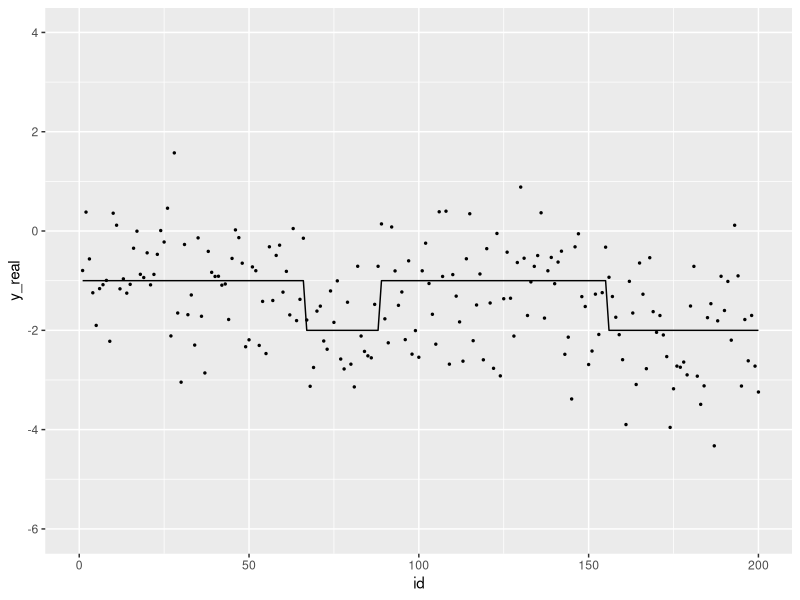

R code for this plot: (Note: this script raises an error after producing the figure.)
## ---- chunk 1
library(ggplot2)
## ---- chunk 2
#set.seed(1234)
transMtx = matrix(c(0.98,0.015,0.005,
                     0.05,0.98,0.015,
                     0.015,0.005,0.98),byrow = TRUE,ncol = 3)
pi = c(0,0.95,0.05)
mu = c(-2,-1,1)
sigma = rep(0.9,3)

T = 200
N = length(mu)
M = dim(transMtx)[1]

x = rep(NA,T)
x[1] = sample(1:M,1,prob = pi)
for (i in 2:T){
  x[i] = sample(1:M,1,prob = transMtx[x[i-1],])
}

y = rep(NA,T); y_real = rep(NA,T)
for (i in 1:T){
  idx = x[i]
  y_real[i] = mu[idx]
  y[i] = rnorm(1,y_real[i],sigma[idx])
}

dat = data.frame(id = 1:T, x = x, y = y, y_real = y_real)
p <- ggplot(dat,aes(x = id, y = y_real))+
  geom_line()+
  geom_point(aes(x = id, y = y),size = 0.5)+
  xlim(0,T)+
  ylim(-6,4)
p

NumberofSegments = length(rle(x)$value)
NumberofSegments
## ---- chunk 3
## T: length of obs; N: num of obs; M: num of hidden states
## obs: T * 1
## transMtx: M * M
## emisMtx: M * N
## pi: start prob, M * 1
my_viterbi_constraint <- function(obs,mu,sigma,transMtx,pi){
  T = length(obs)
  M = length(pi)
  
  D = array(NA,dim=c(M,T,T))
  G_current = matrix(NA,ncol = T, nrow = M)
  transMtx_NoDiag = transMtx - diag(diag(transMtx))
  
  G1 =  dnorm(obs[1],mu,sigma,log = TRUE) + log(pi)
  
  lpy_x = dnorm(obs[2],mu,sigma,log=TRUE)
#  py_x = py_x / sum(py_x)
  G_current[,1] = G1 + log(diag(transMtx)) + lpy_x
  for (i in 1:M){
    tmp = G1 + log(transMtx_NoDiag[,i]) + lpy_x[i]
    G_current[i,2] = max(tmp)
    D[i, 1, 2] = i
    D[i, 2, 2] = which.max(tmp)
  }
  
  for (s in 3:T){
    lpy_x = dnorm(obs[s],mu,sigma,log = TRUE)
#    py_x = py_x / sum(py_x)
    G_pre = G_current
    ## k = 1
    G_current[,1] = G_pre[,1] + log(diag(transMtx)) + lpy_x
    D[,1,s] = 1:M

    ## k = 2 to s-1
    for (k in 2:(s-1)){
      for (i in 1:M){
        tmp = G_pre[,c(k-1,k)] + cbind(log(transMtx_NoDiag[,i]),log(diag(diag(transMtx))[,i])) + lpy_x[i]
        G_current[i,k] = max(tmp)
        D[i,k,s] = which.max(tmp)
      }
    }
    ## k = s
    for (i in 1:M){
      tmp = G_pre[,s-1] + log(transMtx_NoDiag[,i]) + lpy_x[i]
      G_current[i,s] = max(tmp)
      D[i,s,s] = which.max(tmp)
    }
  }
  
  
  return(list("D" = D,"G" = G_current))
  }

my_backtrace_constraint <- function(D,G,k){
  M = dim(G)[1]
  T = dim(D)[3]
  x = rep(NA,T)

  
  x[T] = ifelse(which.max(G[,k])<=M,which.max(G[,k]),which.max(G[,k])-M)
  #k = k - (which.max(G[,k]) <= M)
  #print(k)
  for (t in (T-1):1){
    x[t] = ifelse(D[x[t+1],k,t+1] <= M, D[x[t+1],k,t+1], D[x[t+1],k,t+1]-M)
    k = k - (x[t] != x[t+1])
  }
  return(x)
}
## ---- chunk 4
result_cons = my_viterbi_constraint(y,mu,sigma,transMtx,pi)
path_cons = my_backtrace_constraint(result_cons$D,result_cons$G,NumberofSegments)
result = my_viterbi_gaussian(y,mu,sigma,transMtx,pi)
path = my_backtrace(result$D,result$G)
par(mfrow = c(3,1))
plot(x,type="l"); plot(path_cons,type = "l");plot(path,type = "l")

library(reshape2)
datcomp = data.frame(id = 1:T,x_real = x,x_viterbi_k = path_cons)
datm = melt(datcomp,id.vars = 1)
p1 <- ggplot(datm,aes(x = id, y = value))+
  geom_line(aes( color = variable,group = variable))+
  scale_color_manual(values = c("red","blue"),labels = c("x_real","x_viterbi_k"))

datcomp = data.frame(id = 1:T,x_real = x,x_viterbi = path)
datm = melt(datcomp,id.vars = 1)
p2 <- ggplot(datm,aes(x = id, y = value))+
  geom_line(aes( color = variable,group = variable))+
  scale_color_manual(values = c("red","green"),labels = c("x_real","x_viterbi"))
p1;p2;



## ---- chunk 5
library(matrixStats)
## T: length of obs; N: num of obs; M: num of hidden states
## obs: T * 1
## transMtx: M * M
## emisMtx: M * N
## pi: start prob, M * 1
my_forward_constraint <- function(obs,mu,sigma,transMtx,pi){
  T = length(obs)
  M = length(pi)
  
  A = array(NA,dim=c(M,T,T))
  transMtx_NoDiag = transMtx - diag(diag(transMtx))
  
  A[,1,1] =  dnorm(obs[1],mu,sigma) * pi
  #A[,,1] = A[,,1] / sum(A[,,1],na.rm = TRUE)
  
  py_x = dnorm(obs[2],mu,sigma)
  A[,1,2] = A[,1,1] * diag(transMtx) * py_x
  for (i in 1:M){
    tmp = A[,1,1] * transMtx_NoDiag[,i]
    A[i,2,2] = sum(tmp) * py_x[i]
  }
  #A[,,2] = A[,,2] / sum(A[,,2],na.rm = TRUE)
  
  for (s in 3:T){
    py_x = dnorm(obs[s],mu,sigma)

    ## k = 1
    A[,1,s] = A[,1,s-1] * diag(transMtx) * py_x


    ## k = 2 to s-1
    for (k in 2:(s-1)){
      for (i in 1:M){
        tmp = A[,c(k-1,k),s-1] * cbind(transMtx_NoDiag[,i],diag(diag(transMtx))[,i])
        A[i,k,s] = sum(tmp) * py_x[i] 
      }
    }
    ## k = s
    for (i in 1:M){
      tmp = A[,s-1,s-1] * transMtx_NoDiag[,i]
      A[i,s,s] = sum(tmp) * py_x[i]
    }
    #A[,,s] = A[,,s] / sum(A[,,s],na.rm = TRUE)
  }
  
  
  return(A)
}

lmy_forward_constraint <- function(obs,mu,sigma,transMtx,pi,kmax){
  T = length(obs)
  M = length(pi)
  
  lA = array(NA,dim=c(M,kmax,T))
  transMtx_NoDiag = transMtx - diag(diag(transMtx))
  lpy_x = mapply(obs,FUN = function(x) dnorm(x,mu,sigma,log = TRUE))
  
  ## k = 1 at position 1
  lA[,1,1] =  lpy_x[,1] + log(pi)
  for (s in 2:T){
    ## k = 1
    lA[,1,s] = lA[,1,s-1] + log(diag(transMtx)) + lpy_x[,s]
  }
  if (kmax == 1){ return(lA) }
  
  for (k in 2:kmax){
    for (i in 1:M) { lA[i,k,k] = logSumExp(lA[,k-1,k-1] + log(transMtx_NoDiag[,i])) + lpy_x[i,k] } ## k = k at position k
    if( k < T ){
      for (s in (k+1):T){
        for (i in 1:M){
          tmp = lA[,c(k-1,k),(s-1)] + log(cbind(transMtx_NoDiag[,i],diag(diag(transMtx))[,i]))
          lA[i,k,s] = logSumExp(tmp) + lpy_x[i,s]
        }
      }
    }
  }
  

  # lpy_x = dnorm(obs[2],mu,sigma,log = TRUE)
  # A[,1,2] = A[,1,1] + log(diag(transMtx)) + lpy_x
  # for (i in 1:M){
  #   tmp = A[,1,1] + log(transMtx_NoDiag[,i])
  #   A[i,2,2] = logSumExp(tmp) + lpy_x[i]
  # }
  # 
  # 
  # for (s in 3:T){
  #   lpy_x = dnorm(obs[s],mu,sigma,log = TRUE)
  # 
  #   ## k = 1
  #   A[,1,s] = A[,1,s-1] + log(diag(transMtx)) + lpy_x
  # 
  # 
  #   ## k = 2 to s-1
  #   for (k in 2:(s-1)){
  #     for (i in 1:M){
  #       tmp = A[,c(k-1,k),s-1] + log(cbind(transMtx_NoDiag[,i],diag(diag(transMtx))[,i]))
  #       A[i,k,s] = logSumExp(tmp) + lpy_x[i] 
  #     }
  #   }
  #   ## k = s
  #   for (i in 1:M){
  #     tmp = A[,s-1,s-1] + log(transMtx_NoDiag[,i])
  #     A[i,s,s] = logSumExp(tmp) + lpy_x[i]
  #   }
  #   #A[,,s] = A[,,s] / sum(A[,,s],na.rm = TRUE)
  # }

  
  return(lA)
}

## ---- chunk 6
lA = lmy_forward_constraint(y,mu,sigma,transMtx,pi,T)
## ---- chunk 7
## T: length of obs; N: num of obs; M: num of hidden states
## obs: T * 1
## transMtx: M * M
## emisMtx: M * N
## pi: start prob, M * 1
my_backward_constraint <- function(obs,mu,sigma,transMtx,pi){
  T = length(obs)
  M = length(pi)
  
  B = array(NA,dim=c(M,T,T))
  transMtx_NoDiag = transMtx - diag(diag(transMtx))
  
  B[,,T] = B[,,T] ^ 0
  
  for (s in (T-1):1){
    
    py_x_p1 = dnorm(obs[s+1],mu,sigma)
    
    for (k in s:1){
      for (i in 1:M){
        tmp = B[,c(k,k+1),s+1] * cbind(diag(diag(transMtx))[,i],transMtx_NoDiag[i,]) * cbind(py_x_p1,py_x_p1)
        B[i,k,s] = sum(tmp)
      }
    }
    #B[,,s] = B[,,s] / sum(B[,,s],na.rm = TRUE)
  }
  
  return(B)
}

lmy_backward_constraint <- function(obs,mu,sigma,transMtx,pi,kmax){
  T = length(obs)
  M = length(pi)
  
  lB = array(NA,dim=c(M,kmax,T))
  transMtx_NoDiag = transMtx - diag(diag(transMtx))
  lpy_x = mapply(obs,FUN = function(x) dnorm(x,mu,sigma,log = TRUE))
  
  lB[,,T] = 0
  
  for (s in (T-1):kmax){
    lB[,kmax,s] = lB[,kmax,s+1] + log(diag(transMtx)) + lpy_x[,s+1]
  }
  if (kmax == 1){ return(lB) }
  
  for (k in (kmax-1):1){
    for (s in (T-1):k){
      for (i in 1:M){
        tmp = lB[,c(k,k+1),s+1] + log(cbind(diag(diag(transMtx))[,i],transMtx_NoDiag[i,])) + cbind(lpy_x[,s+1],lpy_x[,s+1])
        lB[i,k,s] = logSumExp(tmp)
      }
    }
  }
  
  
  # for (s in (T-1):1){
  #   
  #   lpy_x_p1 = dnorm(obs[s+1],mu,sigma,log = TRUE)
  #   
  #   for (k in kmax:1){
  #     for (i in 1:M){
  #       tmp = lB[,c(k,k+1),s+1] + log(cbind(diag(diag(transMtx))[,i],transMtx_NoDiag[i,])) + cbind(lpy_x_p1,lpy_x_p1)
  #       lB[i,k,s] = logSumExp(tmp)
  #     }
  #   }
  # }
  
  return(lB)
}
## ---- chunk 8
lA = lmy_forward_constraint(y,mu,sigma,transMtx,pi,NumberofSegments)
lB = lmy_backward_constraint(y,mu,sigma,transMtx,pi,NumberofSegments)
lprob = lA +lB

A = my_forward_constraint(y,mu,sigma,transMtx,pi)
B = my_backward_constraint(y,mu,sigma,transMtx,pi)
prob = A * B


#A = my_forward_constraint(y,mu,sigma,transMtx,pi)
#B = my_backward_constraint(y,mu,sigma,transMtx,pi)
#prob = A * B
sum(prob[,,T]);sum(prob[,,1],na.rm = TRUE)
sum(exp(lprob[,,T]));sum(exp(lprob[,,1]),na.rm = TRUE)
## ---- chunk 9
transMtx = matrix(c(0.98,0.015,0.005,
                     0.05,0.98,0.015,
                     0.015,0.005,0.98),byrow = TRUE,ncol = 3)
pi = c(0,0.95,0.05)
mu = c(-2,-1,1)
sigma = rep(0.2,3)

D = 10
T = 1000
KMAX = 1

N = length(mu)
M = dim(transMtx)[1]

seqs = c()
for (i in 1:D){
  x = rep(NA,T)
  x[1] = sample(1:M,1,prob = pi)
  for (i in 2:T){
    x[i] = sample(1:M,1,prob = transMtx[x[i-1],])
  }
  KMAX = ifelse(length(rle(x)$value)>KMAX,length(rle(x)$value),KMAX)
  y = rep(NA,T); y_real = rep(NA,T)
  for (i in 1:T){
    idx = x[i]
    y_real[i] = mu[idx]
    y[i] = rnorm(1,y_real[i],sigma[idx])
  }
  seqs = rbind(seqs,y)
}
KMAX
#seqs 
## ---- chunk 10
my_em_constraint_single = function(seq, M,mu,sigma,pi,transMtx,kmax){
  T = length(seq)
  ## calcualte p(x)
  lPX = array(NA,dim=c(M,T))
  lA = lmy_forward_constraint(obs=seq,mu = mu,sigma = sigma, transMtx = transMtx, pi = pi,kmax = kmax)
  lB = lmy_backward_constraint(obs=seq,mu = mu,sigma = sigma, transMtx = transMtx, pi = pi,kmax = kmax)
  lprob = lA + lB
  llk = logSumExp(lprob[,,T])
  
  for (k in 1:T){
    for (i in 1:M){
      lPX[i,k] = logSumExp(lprob[i,,k]-llk,na.rm = TRUE)
    }
    #lPX[,k] = lPX[,k] - llk
  }
  
  ## calculate pxx
  transMtx_NoDiag = transMtx - diag(diag(transMtx))
  lPXX = array(NA,dim = c(M,M,T))
  for (k in 2:T){
    lpy_x = dnorm(seq[k],mu,sigma,log = TRUE)
    
    ## xn = xn-1 and sn = sn-1
    tmp = apply(lA[,,k-1],2,function(x) x + lpy_x + log(diag(transMtx))) + lB[,,k]
    for (i in 1:M){
      lPXX[i,i,k] = logSumExp(tmp[i,]-llk,na.rm = TRUE)
    }
    
    ## xn != xn-1 and sn = sn-1 + 1
    for (j in 1:M){
      for (i in 1:M){
        if( i != j){
          tmp = lA[i,-kmax,k-1] + log(transMtx_NoDiag[i,j]) + lpy_x[j] + lB[j,-1,k]
          lPXX[i,j,k] = logSumExp(tmp-llk,na.rm = TRUE)
        }
      }
    }
    #PXX[,,k] = t(apply(PXX[,,k],1,function(x) x/sum(x)))
    #lPXX[,,k] = lPXX[,,k] - llk
  }
  return(list("lPX" = lPX,"lPXX" = lPXX,"LLK"=llk))
}
## ---- chunk 11
my_em_constraint= function(seqs, M,mu_init = runif(N,min = min(seqs),max = max(seqs)),sigma_init = rep(runif(1,0,1),M),kmax = 10){
  T = dim(seqs)[2] ; D = dim(seqs)[1]
  pi = runif(3); pi = pi/sum(pi);
  transMtx = matrix(runif(M*M),ncol = M); transMtx = t(apply(transMtx,1,function(x) x/sum(x)))
  mu = mu_init
  sigma = sigma_init

  #seq = seqs
  iter = 1
  epsilon = 1e-8
  llk_pre = -100000000; llk_current = -1000000
  while(llk_current - llk_pre > epsilon){
    llk_pre = llk_current
    sum_pi = rep(0,M); sum_xx2 = matrix(0,nrow = M,ncol = M); sum_x2 = rep(0,M); sum_xy1 = matrix(0,nrow = M, ncol=N); sum_x1 = rep(0,M);
    sum_xy_mean = rep(0,N); sum_xy_sq = rep(0,N)
    llk_current = 0;
    
    for (num in 1:D){
      seq = seqs[num,]
      output = my_em_constraint_single(seq = seq,M = M,mu = mu,sigma = sigma,pi = pi,transMtx = transMtx,kmax = kmax)
      
      llk_current = llk_current + output$LLK
   
      sum_pi = sum_pi + exp(output$lPX[,1]); #####
      sum_xx2 = sum_xx2 + rowSums(exp(output$lPXX),dims = 2,na.rm = TRUE);
      sum_x2 = sum_x2 + exp(apply(output$lPX[,-T],1,logSumExp));
      
      
      sum_x1 = sum_x1 + exp(apply(output$lPX,1,logSumExp));
      
      sum_xy_mean = sum_xy_mean + exp(output$lPX) %*% matrix(seq,ncol = 1)
      sum_xy_sq = sum_xy_sq + apply(exp(output$lPX) * (matrix(seq,ncol = T,nrow = M,byrow = TRUE) - matrix(mu,ncol = T,nrow = M))^2,1,sum)
    }
    
    
    pi = sum_pi/D ### update pi
    transMtx = sum_xx2/sum_x2 ## update transMtx
    mu = sum_xy_mean / sum_x1
    ## update sigma
    sigma = sqrt(sum_xy_sq / sum_x1)
    iter = iter + 1
    print(paste(iter,llk_current))
  }
  
  return(list("pi"=pi,"transMtx"=transMtx,"mu" = mu,"sigma" = sigma,"llk"=llk_current,"iter"=iter))
}
## ---- chunk 12
resultem = my_em_constraint(seqs,3,kmax = KMAX)
resultem
#logSumExp(lmy_forward_constraint(seqs[2,],resultem$mu,resultem$sigma,resultem$transMtx,resultem$pi,KMAX)[,,T])
## ---- chunk 13
my_path_sampling = function(obs,states,transMtx,emisMtx,pi,SamplesNum,kseg){
  T = length(obs)
  M = length(pi)
  N = length(states)
  samples_x = array(NA,dim=c(SamplesNum,T))
  success = 0
  
  transMtx_NoDiag = transMtx - diag(diag(transMtx))
  A = my_forward_constraint(obs,states,transMtx,emisMtx,pi)
  
  while(success<SamplesNum){
    x = rep(NA,T); s = kseg;
    x[T] = sample(1:M,1,prob = A[,kseg,T])
    for (j in (T-1):1){
      if(j>=s){
        if(s == 1){
          x[j] = x[j+1]
        }else{
          prob = A[,c(s-1,s),j] * cbind(transMtx_NoDiag[,x[j+1]],diag(diag(transMtx))[,x[j+1]])
          tmp = sample(1:length(prob),1,prob = c(prob))
          x[j] = ifelse(tmp <= M,tmp,tmp-M)
          s = s - (x[j] != x[j+1])
        }
      #print(paste(s,j,x[j],sep = ";"))
      }
    }
    if(!is.na(x[1])){
      success = success+1
      samples_x[success,] = x
    }
  }
  
  return(samples_x)
}
## ---- chunk 14
T = 100
m = c(-2,-1,1)
N = length(m)
M = dim(trans_mat)[1]
trans_mat = matrix(c(0.98,0.015,0.005,
                     0.005,0.98,0.015,
                     0.015,0.005,0.98),byrow = TRUE,ncol = 3)

samples = my_path_sampling(y,m,trans_mat,diag(c(1,1,1)),c(1/3,1/3,1/3),12,6)
par(mfrow = c(3,1))
for (i in 1:dim(samples)[1]){
  plot(samples[i,],type="l")
}
datcomp = data.frame(id = 1:T,x = t(samples))
library(reshape2)
datm = melt(datcomp,id.vars = 1)
p <- ggplot(datm,aes(x = id, y = value))+
  geom_line()
p
